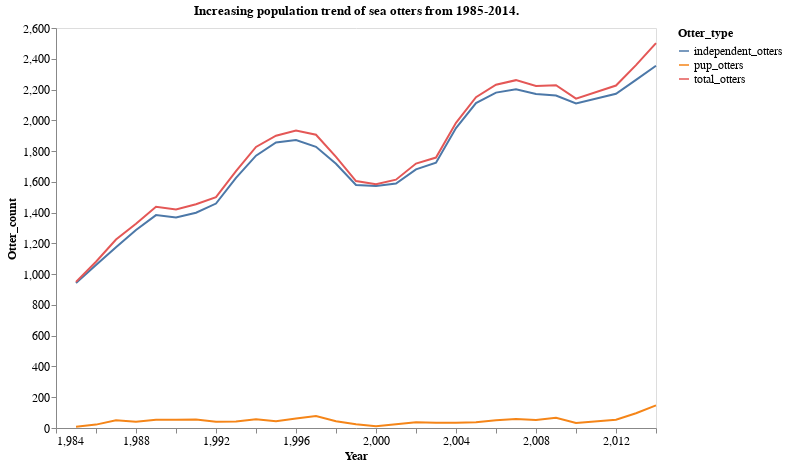

The code cell stored with this chart in its notebook:
### Code cell
chart_title = 'Increasing population trend of sea otters from 1985-2014.'
alt.Chart(melted_df).mark_line().encode(
    x='Year',
    y='Otter_count',
    color='Otter_type'
).properties(
    width=600,
    height=400,
    title=chart_title.split(':')
).configure_axis(
    grid=False,
    labelFontSize=12,
    titleFontSize=12
).configure_legend(
    labelFontSize=12,
    titleFontSize=12
).configure_title(
    #fontWeight='normal',
    fontSize=13
)

### Figure 1 — Vega-Lite specification as saved in the notebook (floating-point values rounded to 4 significant figures)
{"config": {"view": {"continuousWidth": 400, "continuousHeight": 300}, "axis": {"grid": false, "labelFontSize": 12, "titleFontSize": 12}, "legend": {"labelFontSize": 12, "titleFontSize": 12}, "title": {"fontSize": 13}}, "data": {"name": "data-0effc3404190d4d7cecf95c73c4b8a82"}, "mark": "line", "encoding": {"color": {"type": "nominal", "field": "Otter_type"}, "x": {"type": "quantitative", "field": "Year"}, "y": {"type": "quantitative", "field": "Otter_count"}}, "height": 400, "title": ["Increasing population trend of sea otters from 1985-2014."], "width": 600, "$schema": "https://vega.github.io/schema/vega-lite/v4.8.1.json", "datasets": {"data-0effc3404190d4d7cecf95c73c4b8a82": [{"Year": 1985.0, "Otter_type": "independent_otters", "Otter_count": 942}, {"Year": 1986.0, "Otter_type": "independent_otters", "Otter_count": 1059}, {"Year": 1987.0, "Otter_type": "independent_otters", "Otter_count": 1175}, {"Year": 1988.0, "Otter_type": "independent_otters", "Otter_count": 1287}, {"Year": 1989.0, "Otter_type": "independent_otters", "Otter_count": 1384}, {"Year": 1990.0, "Otter_type": "independent_otters", "Otter_count": 1368}, {"Year": 1991.0, "Otter_type": "independent_otters", "Otter_count": 1399}, {"Year": 1992.0, "Otter_type": "independent_otters", "Otter_count": 1459}, {"Year": 1993.0, "Otter_type": "independent_otters", "Otter_count": 1626}, {"Year": 1994.0, "Otter_type": "independent_otters", "Otter_count": 1770}, {"Year": 1995.0, "Otter_type": "independent_otters", "Otter_count": 1856}, {"Year": 1996.0, "Otter_type": "independent_otters", "Otter_count": 1872}, {"Year": 1997.0, "Otter_type": "independent_otters", "Otter_count": 1828}, {"Year": 1998.0, "Otter_type": "independent_otters", "Otter_count": 1718}, {"Year": 1999.0, "Otter_type": "independent_otters", "Otter_count": 1580}, {"Year": 2000.0, "Otter_type": "independent_otters", "Otter_count": 1573}, {"Year": 2001.0, "Otter_type": "independent_otters", "Otter_count": 1589}, {"Year": 2002.0, "Otter_type": "independent_otters", "Otter_count": 1681}, {"Year": 2003.0, "Otter_type": "independent_otters", "Otter_count": 1724}, {"Year": 2004.0, "Otter_type": "independent_otters", "Otter_count": 1950}, {"Year": 2005.0, "Otter_type": "independent_otters", "Otter_count": 2112}, {"Year": 2006.0, "Otter_type": "independent_otters", "Otter_count": 2180}, {"Year": 2007.0, "Otter_type": "independent_otters", "Otter_count": 2202}, {"Year": 2008.0, "Otter_type": "independent_otters", "Otter_count": 2171}, {"Year": 2009.0, "Otter_type": "independent_otters", "Otter_count": 2161}, {"Year": 2010.0, "Otter_type": "independent_otters", "Otter_count": 2109}, {"Year": 2012.0, "Otter_type": "independent_otters", "Otter_count": 2172}, {"Year": 2013.0, "Otter_type": "independent_otters", "Otter_count": 2263}, {"Year": 2014.0, "Otter_type": "independent_otters", "Otter_count": 2355}, {"Year": 1985.0, "Otter_type": "pup_otters", "Otter_count": 8}, {"Year": 1986.0, "Otter_type": "pup_otters", "Otter_count": 22}, {"Year": 1987.0, "Otter_type": "pup_otters", "Otter_count": 50}, {"Year": 1988.0, "Otter_type": "pup_otters", "Otter_count": 40}, {"Year": 1989.0, "Otter_type": "pup_otters", "Otter_count": 54}, {"Year": 1990.0, "Otter_type": "pup_otters", "Otter_count": 53}, {"Year": 1991.0, "Otter_type": "pup_otters", "Otter_count": 55}, {"Year": 1992.0, "Otter_type": "pup_otters", "Otter_count": 41}, {"Year": 1993.0, "Otter_type": "pup_otters", "Otter_count": 43}, {"Year": 1994.0, "Otter_type": "pup_otters", "Otter_count": 57}, {"Year": 1995.0, "Otter_type": "pup_otters", "Otter_count": 44}, {"Year": 1996.0, "Otter_type": "pup_otters", "Otter_count": 61}, {"Year": 1997.0, "Otter_type": "pup_otters", "Otter_count": 78}, {"Year": 1998.0, "Otter_type": "pup_otters", "Otter_count": 44}, {"Year": 1999.0, "Otter_type": "pup_otters", "Otter_count": 25}, {"Year": 2000.0, "Otter_type": "pup_otters", "Otter_count": 11}, {"Year": 2001.0, "Otter_type": "pup_otters", "Otter_count": 25}, {"Year": 2002.0, "Otter_type": "pup_otters", "Otter_count": 38}, {"Year": 2003.0, "Otter_type": "pup_otters", "Otter_count": 34}, {"Year": 2004.0, "Otter_type": "pup_otters", "Otter_count": 34}, {"Year": 2005.0, "Otter_type": "pup_otters", "Otter_count": 38}, {"Year": 2006.0, "Otter_type": "pup_otters", "Otter_count": 51}, {"Year": 2007.0, "Otter_type": "pup_otters", "Otter_count": 59}, {"Year": 2008.0, "Otter_type": "pup_otters", "Otter_count": 52}, {"Year": 2009.0, "Otter_type": "pup_otters", "Otter_count": 67}, {"Year": 2010.0, "Otter_type": "pup_otters", "Otter_count": 32}, {"Year": 2012.0, "Otter_type": "pup_otters", "Otter_count": 54}, {"Year": 2013.0, "Otter_type": "pup_otters", "Otter_count": 96}, {"Year": 2014.0, "Otter_type": "pup_otters", "Otter_count": 147}, {"Year": 1985.0, "Otter_type": "total_otters", "Otter_count": 950}, {"Year": 1986.0, "Otter_type": "total_otters", "Otter_count": 1081}, {"Year": 1987.0, "Otter_type": "total_otters", "Otter_count": 1225}, {"Year": 1988.0, "Otter_type": "total_otters", "Otter_count": 1327}, {"Year": 1989.0, "Otter_type": "total_otters", "Otter_count": 1438}, {"Year": 1990.0, "Otter_type": "total_otters", "Otter_count": 1421}, {"Year": 1991.0, "Otter_type": "total_otters", "Otter_count": 1454}, {"Year": 1992.0, "Otter_type": "total_otters", "Otter_count": 1500}, {"Year": 1993.0, "Otter_type": "total_otters", "Otter_count": 1669}, {"Year": 1994.0, "Otter_type": "total_otters", "Otter_count": 1827}, {"Year": 1995.0, "Otter_type": "total_otters", "Otter_count": 1900}, {"Year": 1996.0, "Otter_type": "total_otters", "Otter_count": 1933}, {"Year": 1997.0, "Otter_type": "total_otters", "Otter_count": 1906}, {"Year": 1998.0, "Otter_type": "total_otters", "Otter_count": 1762}, {"Year": 1999.0, "Otter_type": "total_otters", "Otter_count": 1605}, {"Year": 2000.0, "Otter_type": "total_otters", "Otter_count": 1584}, {"Year": 2001.0, "Otter_type": "total_otters", "Otter_count": 1614}, {"Year": 2002.0, "Otter_type": "total_otters", "Otter_count": 1719}, {"Year": 2003.0, "Otter_type": "total_otters", "Otter_count": 1758}, {"Year": 2004.0, "Otter_type": "total_otters", "Otter_count": 1984}, {"Year": 2005.0, "Otter_type": "total_otters", "Otter_count": 2150}, {"Year": 2006.0, "Otter_type": "total_otters", "Otter_count": 2231}, {"Year": 2007.0, "Otter_type": "total_otters", "Otter_count": 2261}, {"Year": 2008.0, "Otter_type": "total_otters", "Otter_count": 2223}, {"Year": 2009.0, "Otter_type": "total_otters", "Otter_count": 2228}, {"Year": 2010.0, "Otter_type": "total_otters", "Otter_count": 2141}, {"Year": 2012.0, "Otter_type": "total_otters", "Otter_count": 2226}, {"Year": 2013.0, "Otter_type": "total_otters", "Otter_count": 2359}, {"Year": 2014.0, "Otter_type": "total_otters", "Otter_count": 2502}]}}
